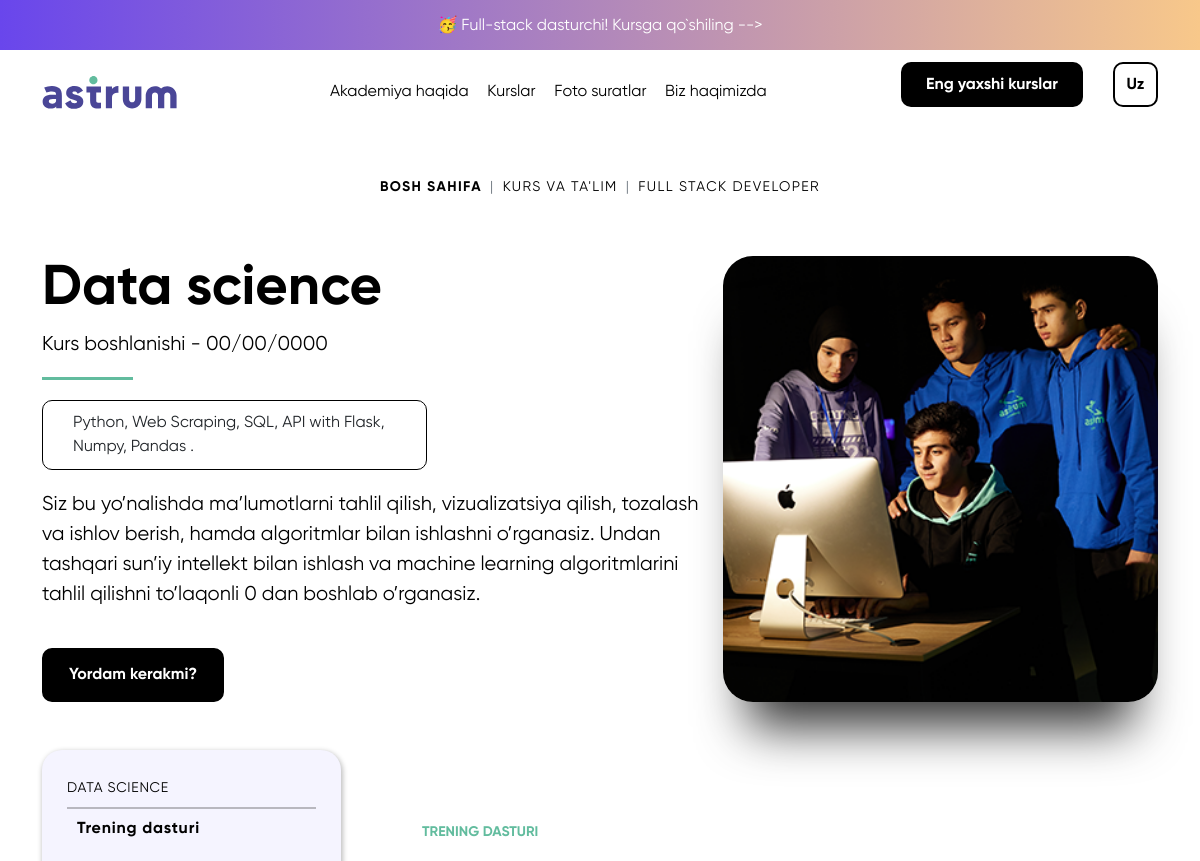
Before: /uz/courses/3/ (upper part) with the older database file.
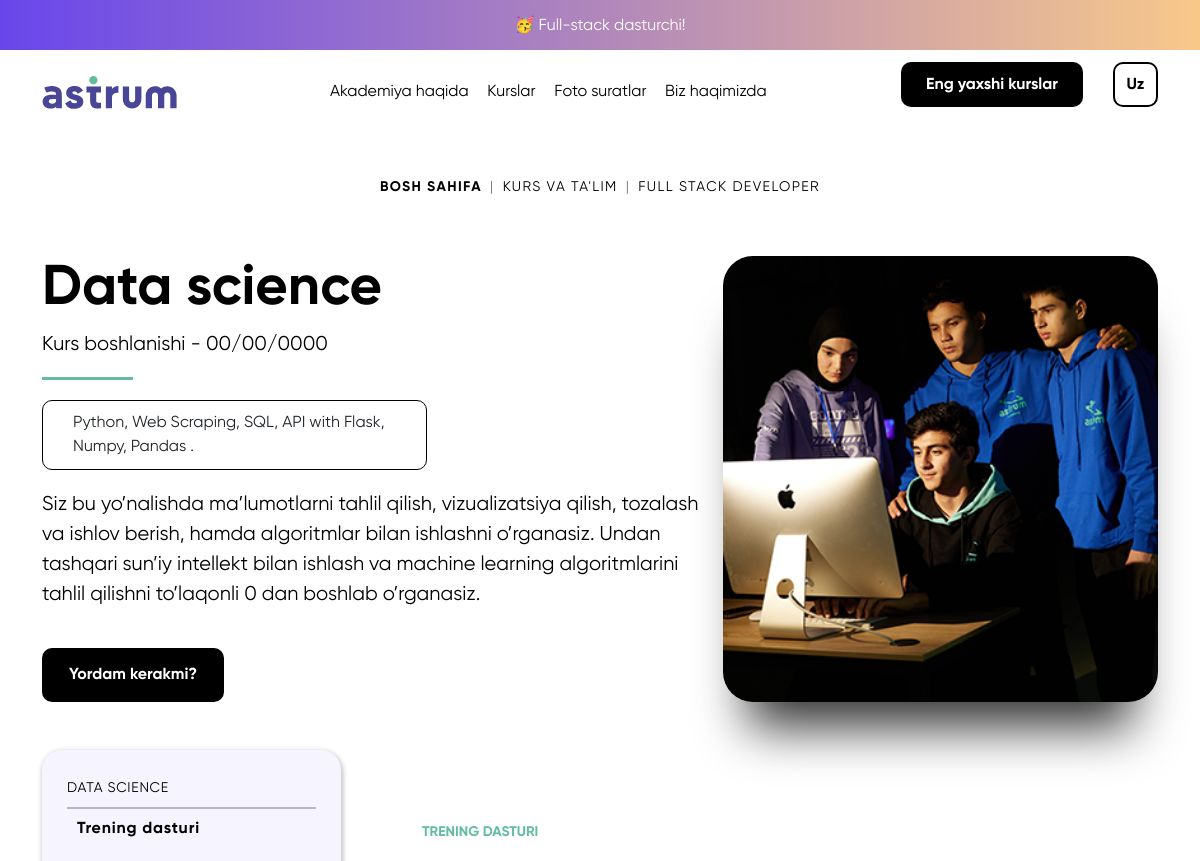
After: the same page with the newer database file.
### Asosiy_Sahifa/models.py (models this page shows, shortened)
class NewsHeader(models.Model):
    title = models.CharField(max_length=256, blank=True)
    title_right = models.CharField(max_length=256, blank=True)
    link = models.CharField(max_length=255)
    title_ru = models.CharField(max_length=256, blank=True)
    title_right_ru = models.CharField(max_length=256, blank=True)
    link_ru = models.CharField(max_length=255)
    title_eng = models.CharField(max_length=256, blank=True)
    link_eng = models.CharField(max_length=255)
    title_right_eng = models.CharField(max_length=256, blank=True)

### astrumapp/views.py (the view)
# urls.py: path('uz/courses/<int:id>/', kurs_about, name="kurs_about"),
def kurs_about(request, id):
    course = get_object_or_404(Courses, id=id)
    news_header = NewsHeader.objects.all()
    trend_dasturi = TreningDasturi.objects.all()
    trening_dasturi_answer = TreningDasturiAnswer.objects.all()
    kurslar_uchun_darslar = KurslarUchunDarslar.objects.all()
    narxlar = Narxlar.objects.all()
    bugungi_tolov = BugungiTolov.objects.all()
    bugungi_tolov_qlayligi = BugungiTolovQulayligi.objects.all()
    oylik_tolov = OylikTolov.objects.all()
    oylik_tolov_qulayligi = OylikTolovQulayligi.objects.all()
    kurs_jadvali = KursJadvali.objects.all()
    kurs_pLan = KursPLan.objects.all()
    training_program = TrainingProgram.objects.filter(course=id)
    course_seasons = []
    if training_program:
        course_seasons = CourseSeason.objects.filter(course_season=training_program[0].id)
    korib_chiqish = KoribChiqish.objects.filter(course=id)
    bitiruvchilar = Bitiruvchilar.objects.all()
    bitiruvchilar_videolar = BitiruvchilarVideolar.objects.all()
    comentarya = Comentarya.objects.all()
    main_course = Courses.objects.all()
    footer = Footer.objects.all()
    return render(request, "kursini_ichidagi.html",
                  {"course": course, "main_course": main_course,
                   "footer": footer, "trend_dasturi": trend_dasturi,
                   "trening_dasturi_answer": trening_dasturi_answer,
                   "kurslar_uchun_darslar": kurslar_uchun_darslar,
                   "narxlar": narxlar, "bugungi_tolov": bugungi_tolov,
                   "bugungi_tolov_qlayligi": bugungi_tolov_qlayligi,
                   "oylik_tolov": oylik_tolov, "oylik_tolov_qulayligi": oylik_tolov_qulayligi,
                   "kurs_jadvali": kurs_jadvali, "kurs_pLan": kurs_pLan,
                   "news_header": news_header, "korib_chiqish": korib_chiqish,
                   "bitiruvchilar": bitiruvchilar, "bitiruvchilar_videolar": bitiruvchilar_videolar,
                   "comentarya": comentarya,
                   'training_program': training_program,
                   'course_seasons': course_seasons,
                   })

### templates/kursini_ichidagi.html (shortened to what this page needs)
<!DOCTYPE html>
<html lang="en">
  <head>
    {% load static %}
      <link rel="stylesheet" href="{% static 'css/kursini_ichidagi.css' %}">
      <link href="https://cdn.jsdelivr.net/npm/bootstrap@5.0.2/dist/css/bootstrap.min.css" rel="stylesheet">
  </head>
  <body>
          <div id=flip>
              {% for i in news_header %}
                    <div>
                        <a href="{{i.link}}">
                            <div>{{ i.title }}</div>
                        </a>
                    </div>
              {% endfor %}
          </div>
          <div class="navbar34">
            <div class="header-bottom container">
                <a href="{% url 'home' %}">
                  <img src="{% static 'img/blue-logo.svg' %}" class="logo">
                </a>
                <div class="head-link">
                  <ul class="header-links">
                    <a href="{% url 'kompanita' %}"><li>Akademiya haqida</li></a>
                    <a href="{% url 'kursi' %}"><li>Kurslar</li></a>
                    <a href="{% url 'photo' %}"><li>Foto suratlar</li></a>
                    <a href="{% url 'karyera' %}"><li>Biz haqimizda</li></a>
                  </ul>
                </div>
                <div class="buttons">
                <div class="best-cources">
                  <a href="{% url 'kursi' %}">
                    <button class="btn-course">
                      Eng yaxshi kurslar
                    </button>
                  </a>
                </div>
                  <div class="lang">
                    <div id="lang" class="dropdown">
                      <button class="dropbtn">Uz</button>
                    </div>
                  </div>
                </div>
              </div>
          </div>
      <div class="container hero__breadcrumb">
        <div class="location-page text-center" id="m-5">
          <nav aria-label="breadcrumb">
            <ol class="breadcrumb">
              <li class="breadcrumb-item"><a href="{% url 'home' %}">Bosh sahifa</a></li>
              <li class="breadcrumb-item"><a href="{% url 'kursi' %}">Kurs va ta'lim</a></li>
              <li class="breadcrumb-item active" aria-current="page">Full stack developer</li>
            </ol>
          </nav>
        </div>
        <div class="hero__content">
          <div class="hero__description">
            <div class="comment">
              <h1 class="title-comment">{{course.title}}</h1>
              <h3 class="time-comment">{{course.data}}</h3>
              <div class="green-line"></div>
              <div class="box-skills">
                 {{course.short_descriptions}}
              </div>
              <p class="text-comment">
               {{course.short_descriptions_big}}
              </p>
              <div id="btn-register-box">
                <button class="btn-register clickSound" data-b24-form="click/107/cvf8d7" data-skip-moving="true">
                  Yordam kerakmi?
                </button>
              </div>
            </div>
          </div>
          <div class="hero__image">
            <img src="{{course.image.url}}" class="hero-img">
          </div>
        </div>
      </div>
      <div class="container mb-5 mt-5">
        <div class="row aside-row">
          <div class="col">
            <aside class="aside">
              <div class="aside-title">{{course.title}}</div>
              <div class="grey-line"></div>
              <ul class="aside-links">
                <a href="#programa"><li class="aside-link">Trening dasturi</li></a>
              </ul>
            </aside>
          </div>
          <div class="col-8 container learn__course programming__skills">
            <div class="section" id="programa">
              {% for i in trend_dasturi %}
                <div class="green-title">{{i.title}}</div>
              {% endfor %}
            </div>
          </div>
          </div>
        </div>
  </body>
</html>

Changed rows visible on the page:
changed NewsHeader: title "🥳 Full-stack dasturchi! Kursga qo`shiling -->" → "🥳 Full-stack dasturchi!"
